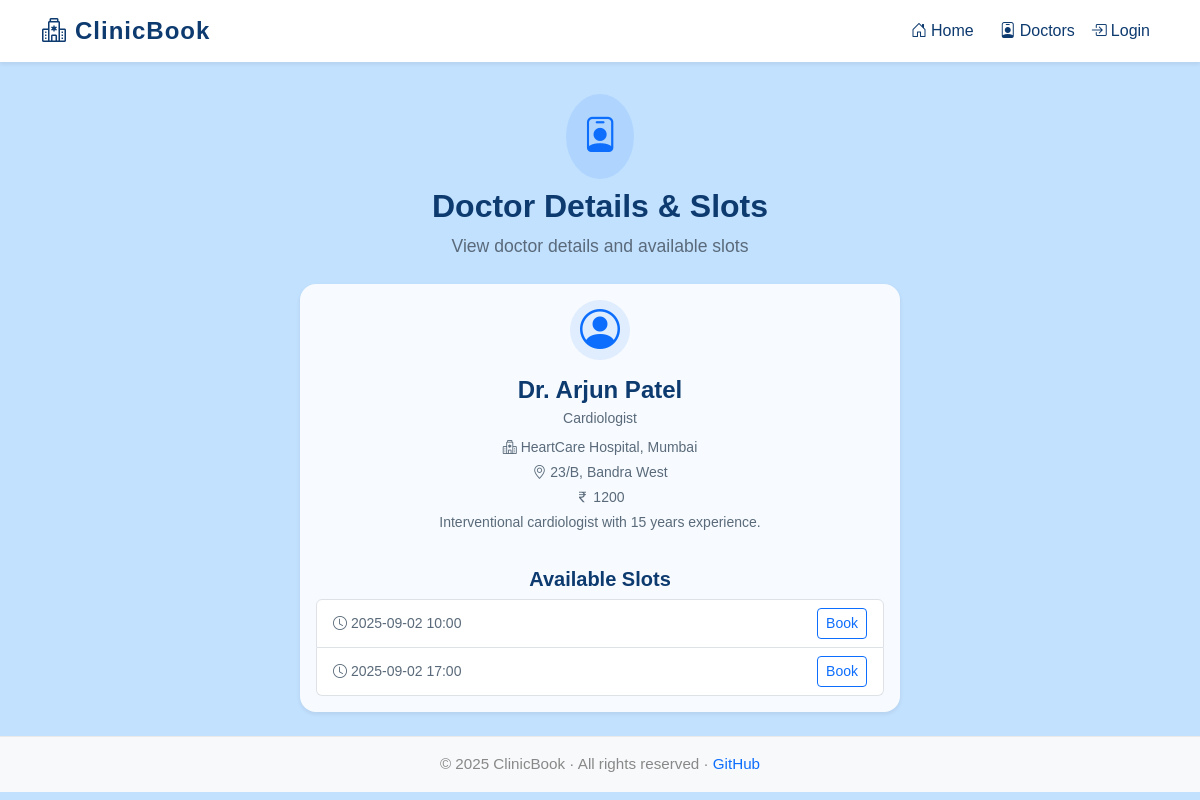
The page /doctor/2 on the database its author committed.
### tables this page shows
CREATE TABLE doctors (
        id INTEGER PRIMARY KEY AUTOINCREMENT,
        clinic_id INTEGER,
        name TEXT NOT NULL,
        specialization TEXT,
        fees INTEGER,
        email TEXT UNIQUE NOT NULL,
        phone TEXT,
        about TEXT,
        FOREIGN KEY (clinic_id) REFERENCES clinics(id) ON DELETE SET NULL
    );

CREATE TABLE clinics (
        id INTEGER PRIMARY KEY AUTOINCREMENT,
        name TEXT NOT NULL,
        city TEXT,
        address TEXT,
        phone TEXT
    );

CREATE TABLE slots (
        id INTEGER PRIMARY KEY AUTOINCREMENT,
        doctor_id INTEGER NOT NULL,
        date TEXT NOT NULL,
        time TEXT NOT NULL,
        capacity INTEGER NOT NULL DEFAULT 5,
        booked_count INTEGER NOT NULL DEFAULT 0,
        FOREIGN KEY (doctor_id) REFERENCES doctors(id) ON DELETE CASCADE
    );

### app.py (the view)
    @app.route('/doctor/<int:doc_id>')
    def doctor_detail(doc_id):
        db = get_db()
        doc = db.execute(
            '''SELECT d.*, c.name as clinic_name, c.city as clinic_city, c.address
               FROM doctors d
               LEFT JOIN clinics c ON d.clinic_id = c.id
               WHERE d.id = ?''',
            (doc_id,)
        ).fetchone()
        if not doc:
            abort(404)
        today = datetime.date.today().isoformat()
        slots = db.execute(
            'SELECT * FROM slots WHERE doctor_id=? AND date>=? ORDER BY date,time',
            (doc_id, today)
        ).fetchall()
        return render_template('book.html', doc=doc, slots=slots)

### templates/book.html (shortened to what this page needs)
{% extends "base.html" %}
{% block content %}
<div class="container my-4">
  <div class="text-center mb-4">
    <span class="d-inline-block rounded-circle bg-primary bg-opacity-10 p-3">
      <i class="bi bi-person-badge" style="font-size:2.2rem; color:#0d6efd;"></i>
    </span>
    <h2 class="fw-bold mt-2" style="color:#0d3a6f;">
      {% if doc %}Doctor Details &amp; Slots{% elif slot %}Book Appointment{% else %}Book Appointment{% endif %}
    </h2>
    <div class="text-muted mb-2" style="font-size:1.1rem;">
      {% if doc %}
        View doctor details and available slots
      {% elif slot %}
        Confirm your appointment details below
      {% else %}
        Book your appointment with ease
      {% endif %}
    </div>
  </div>
  {% if doc %}
  <div class="mx-auto" style="max-width: 600px;">
    <div class="card h-100 border-0 shadow-sm doctor-card">
      <div class="card-body d-flex flex-column align-items-center">
        <span class="rounded-circle bg-primary bg-opacity-10 d-flex align-items-center justify-content-center mb-3" style="width:60px; height:60px;">
          <i class="bi bi-person-circle" style="font-size:2.5rem; color:#0d6efd;"></i>
        </span>
        <h4 class="card-title mb-1 fw-semibold" style="color:#0d3a6f;">
          {{ doc.name }}
        </h4>
        <div class="text-muted small mb-2">{{ doc.specialization }}</div>
        <div class="mb-1 small text-muted">
          <i class="bi bi-hospital"></i> {{ doc.clinic_name }}, {{ doc.clinic_city }}
        </div>
        <div class="mb-1 small text-muted">
          <i class="bi bi-geo-alt"></i> {{ doc.address }}
        </div>
        <div class="mb-1 small text-muted">
          <i class="bi bi-currency-rupee"></i> {{ doc.fees }}
        </div>
        {% if doc.about %}
        <div class="mb-2 small text-secondary" style="min-height:2.2em;">{{ doc.about }}</div>
        {% else %}
        <div class="mb-2 small text-secondary" style="min-height:2.2em;">&nbsp;</div>
        {% endif %}
        <h5 class="mt-3 mb-2 fw-semibold" style="color:#0d3a6f;">Available Slots</h5>
        {% if slots and slots|length > 0 %}
          <ul class="list-group w-100 mb-0">
            {% for s in slots %}
            <li class="list-group-item d-flex justify-content-between align-items-center">
              <span class="small"><i class="bi bi-clock"></i> {{ s.date }} {{ s.time }}</span>
              <span>
                {% if s.booked_count < s.capacity %}
                  <a href="{{ url_for('book', slot_id=s.id) }}" class="btn btn-outline-primary btn-sm">
                    Book
                  </a>
                {% else %}
                  <span class="badge bg-danger">Full</span>
                {% endif %}
              </span>
            </li>
            {% endfor %}
          </ul>
        {% else %}
          <div class="alert alert-secondary mt-3 w-100 text-center">
            <i class="bi bi-calendar-x"></i> No slots available.
          </div>
        {% endif %}
      </div>
    </div>
  </div>
  {% endif %}
</div>
{% endblock %}

### static/css/style.css (style rules this page uses)
:root { --background: #c2e1ff; --card-bg: #f7fbff; --primary: #0d6efd; --primary-hover: #084298; --heading: #0d3a6f; --accent-light: #afd7ff; --text-default: #1a2a3a; --text-muted: #5a6a7a; --text-footer: #888888; --success: #28a745; --danger: #dc3545; --warning: #ffc107; --info: #20c997; --white: #ffffff; --gray-light: #eaeaea; --gray-dark: #343a40; }
body { padding-top: 70px; }
.card { border-radius: 1rem; box-shadow: 0 2px 12px rgba(0,0,0,0.04); border: 0; }
.card-title { font-weight: 600; }

### rows shown on the page
doctors: name "Dr. Arjun Patel", specialization "Cardiologist", fees "1200", about "Interventional cardiologist with 15 years experience."
clinics: clinic_name "HeartCare Hospital", clinic_city "Mumbai", address "23/B, Bandra West"
slots: date "2025-09-02", time "10:00"
slots: date "2025-09-02", time "17:00"

### other values the page prints
{{ 2025 }} "2025"
